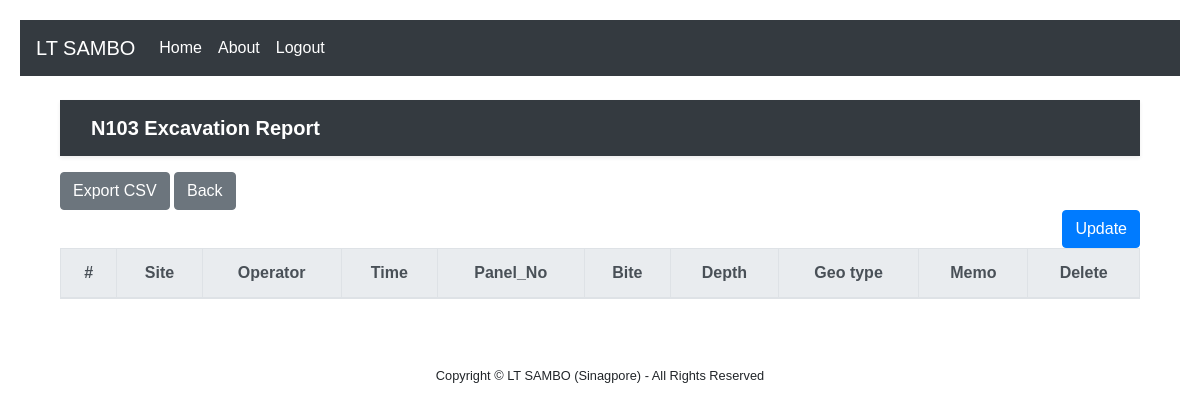
The app's page /N103/ (signed in), older data.
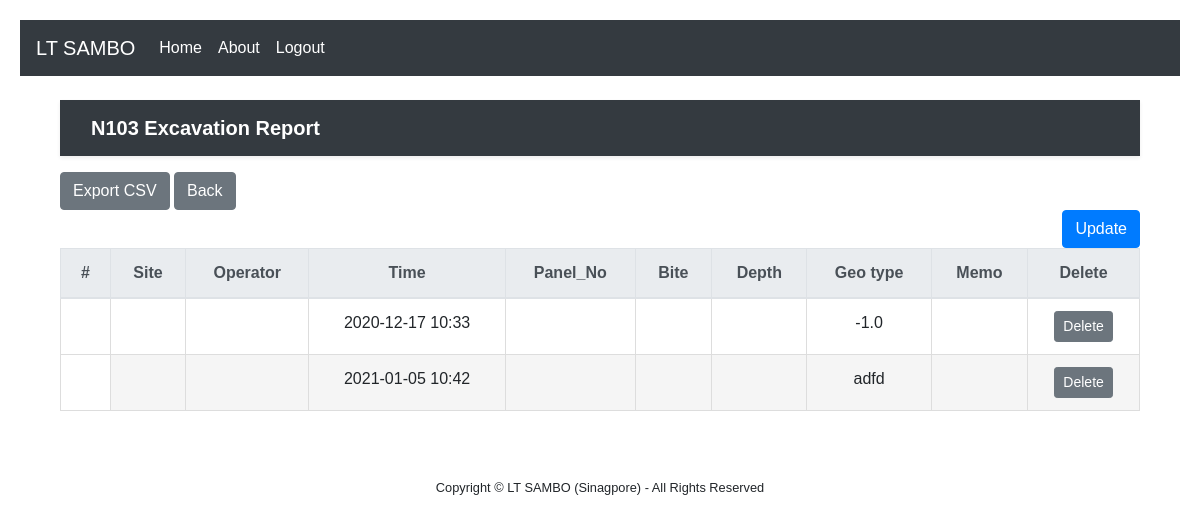
The same page, newer data.
### pages/models.py (models this page shows)
class Board_N103(models.Model):
    Site = models.CharField(max_length=10, null=False)
    Operator = models.CharField(max_length=10, null=False)
    Panel_No = models.CharField(max_length=20, null=False)
    Bite = models.CharField(max_length=20, null=False)
    Depth = models.CharField(max_length=20, null=False)
    Geo_Type = models.CharField(max_length=20, null=False)
    Memo = models.CharField(max_length=30, null=False)
    created_date = models.DateTimeField(auto_now_add=True)
    modified_date = models.DateTimeField(auto_now=True)

### pages/views.py (the view)
# urls.py: path('N103/', views.Site_N103, name='N103'),
def Site_N103(request):
    boards_n103 = {'boards_n103': Board_N103.objects.all()}
    return render(request, 'N103.html', boards_n103)

### pages/templates/N103.html (shortened to what this page needs)
{% extends 'base.html' %}
{% block content %}
{% if user.is_authenticated %}
{% load static %}
<div class ="container">
<!DOCTYPE html>
<html lang="ko">
<head>
    <link rel="stylesheet" href="{% static 'bootstrap/css/style.css' %}" >
</head>
<body>
<header>
    <div class="navbar navbar-dark bg-dark shadow-sm mb-3">
        <div class="container d-flex justify-content-between">
            <a href="/" class="navbar-brand d-flex align-items-center">
                <strong>N103 Excavation Report</strong>
            </a>
        </div>
    </div>
</header>
<div class="responsive-container">
    <a href="{% url 'export-n103-csv' %}" class="btn btn-secondary">Export CSV</a>
    <a class="btn btn-secondary" href="{% url 'home' %}" role="button">Back</a>
    <div class="row">
        <div class="col-auto mr-auto"></div>
        <div class="col-auto">
            <a class="btn btn-primary" href="/post_n103" role="button">Update</a>
        </div>
    </div>
    <table class="table">
        <thead class="thead-light">
        <tr class="text-center">
            <th scope="col">#</th>
            <th scope="col">Site</th>
            <th scope="col">Operator</th>
            <th scope="col">Time</th>
            <th scope="col">Panel_No</th>
            <th scope="col">Bite</th>
            <th scope="col">Depth</th>
            <th scope="col">Geo type</th>
            <th scope="col">Memo</th>
            <th scope="col">Delete</th>
        </tr>
        </thead>
        <tbody>
        {% for board_n103 in boards_n103 %}
        <tr class="text-center">
            <th scope="row">
            </th>
            <td data-label="Site">
            </td>
            <td data-label="Operator">
            </td>
             <td data-label="Time">
                <span>{{ board_n103.created_date | date:"Y-m-d h:i" }}</span>
            </td>
            <td data-label="Panel_No">
            </td>
            <td data-label="Bite_No">
            </td>
            <td data-label="Depth">
            </td>
            <td data-label="Geo_Type">
                <span>{{ board_n103.Geo_Type }}</span>
            </td>
            <td data-label="Memo">
            </td>
            <td>
                <a href="/delete_N103/{{ board_n103.id }}" class="btn btn-secondary btn-sm"  >Delete</a>
            </td>
        </tr>
        {% endfor %}
        </tbody>
    </table>
</div>
</body>
</html>
{% else %}
Login first!
{% endif %}
{% endblock %}

Row changes from the older to the newer data that the page shows:
added Board_N103: created_date "2020-12-17 10:33", Geo_Type "-1.0"
added Board_N103: created_date "2021-01-05 10:42", Geo_Type "adfd"
